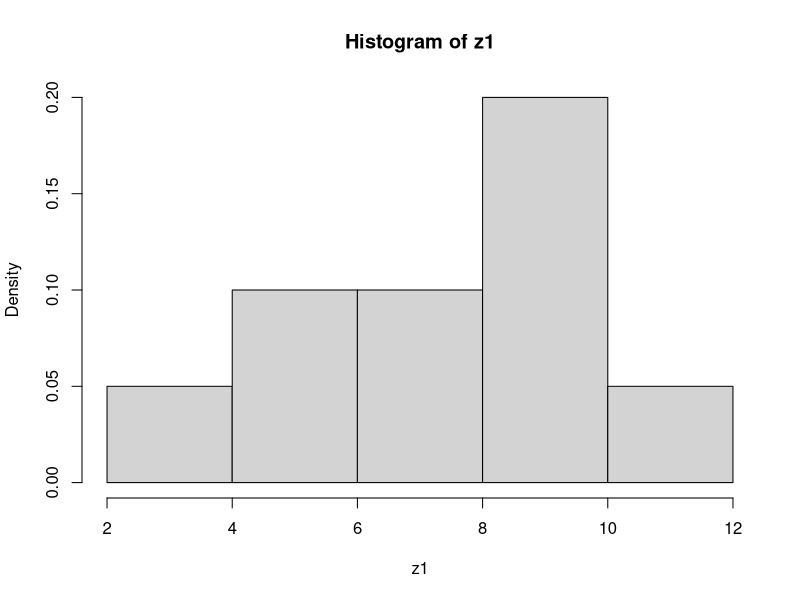
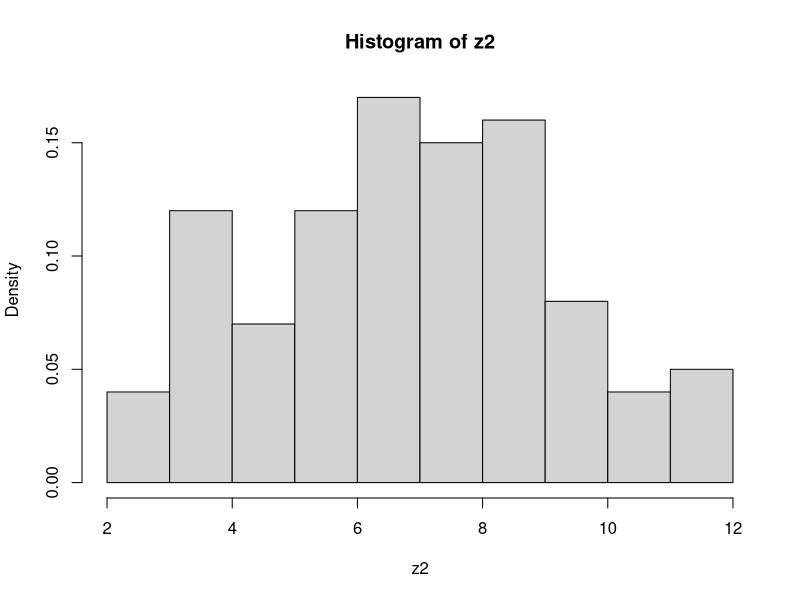
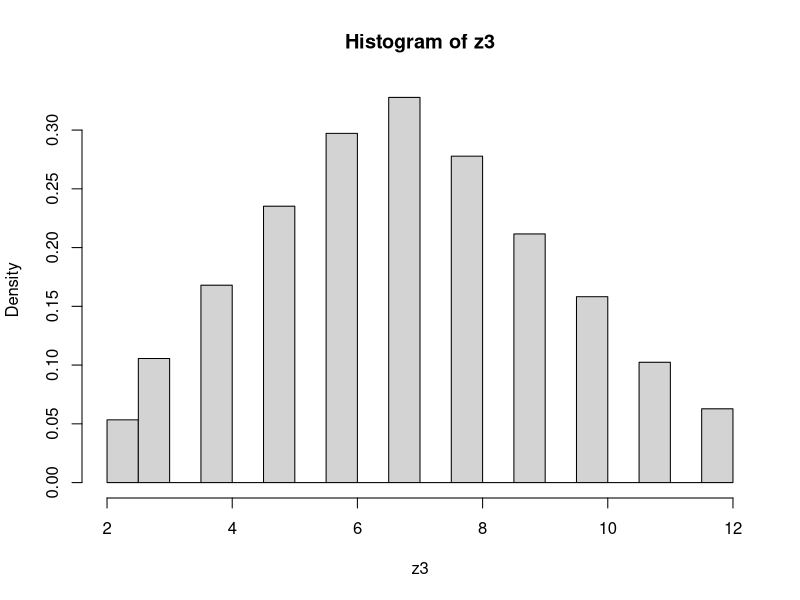
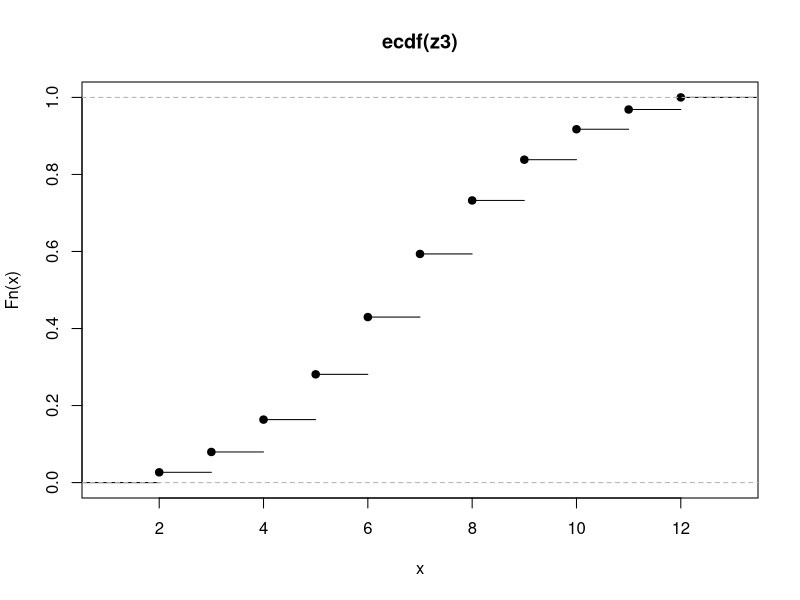
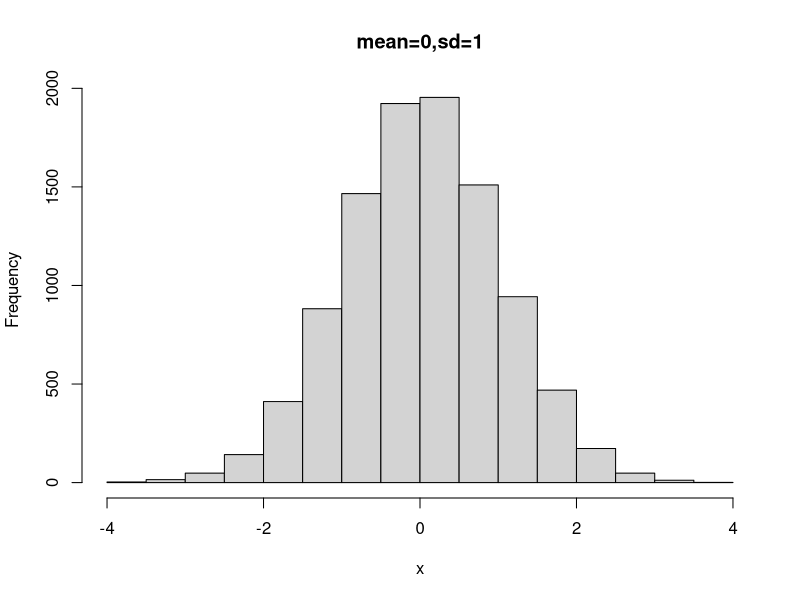
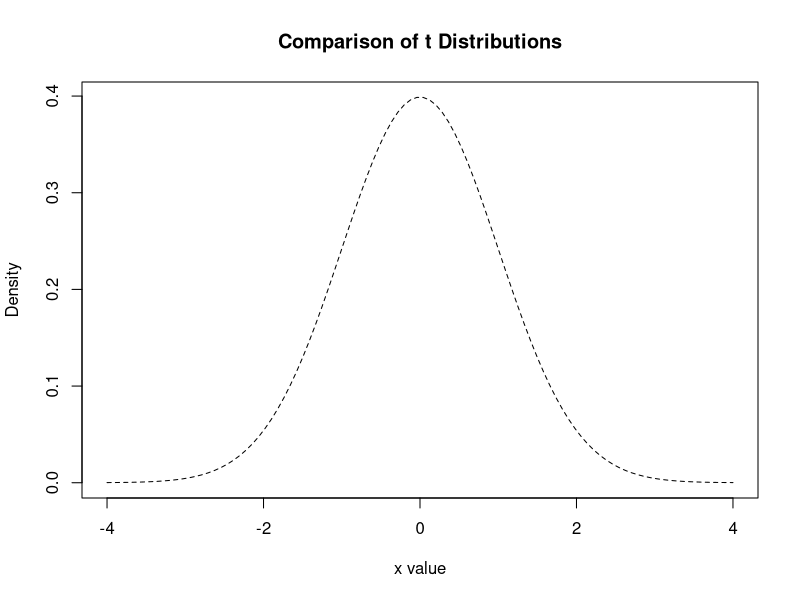
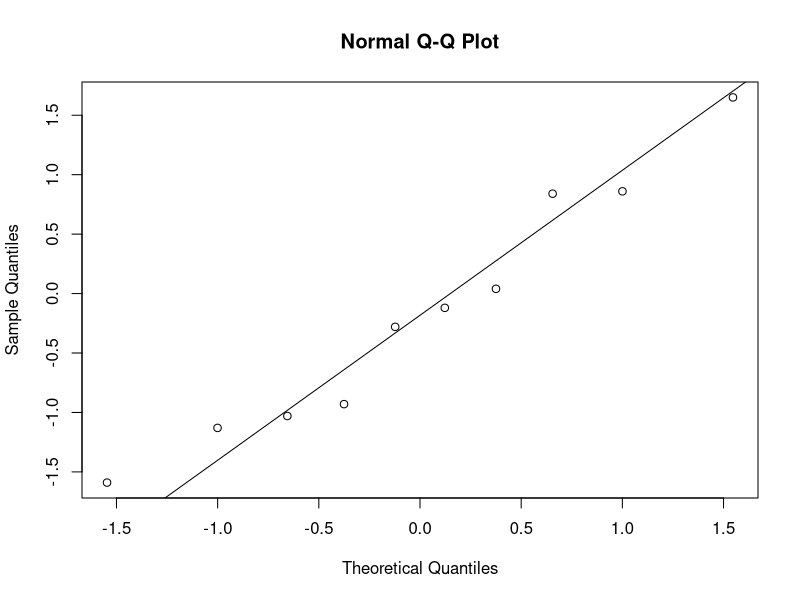

Here is the R script that generated these plots, in order:
dice=function(k){
  #n is numberof experiment
  x<<-sample(x=c(1,2,3,4,5,6),size=k,replace=T)
  y<<-sample(x=c(1,2,3,4,5,6),size=k,replace=T)
  m=x+y
  return(m)
}

#10 times rolled
z1=dice(10) 
hist(z1,freq=F)#freq=F look for the probabilty

#100 times rolled
z2=dice(100)
hist(z2,freq=F)

#10000 times rolled
z3=dice(10000)
hist(z3,freq=F)

# i could learn that more trial number, it gets more similar to normal dist.


#################################
#    working in lecture 6       #
#################################


#drawing emperical cdf
P = ecdf(z3) 
plot(P)

#plotting noraml dist.

x=rnorm(10000,0,sd=1)
hist(x,main="mean=0,sd=1")

### plotting 2nd version 

x <- seq(-4, 4, length=100)
hx <- dnorm(x)

degf <- c(1, 3, 8, 30)
colors <- c("red", "blue", "darkgreen", "gold", "black")
labels <- c("df=1", "df=3", "df=8", "df=30", "normal")

plot(x, hx, type="l", lty=2, xlab="x value",
     ylab="Density", main="Comparison of t Distributions")

#convert percentile mean=70 inch, sd=5 inch
z=(62-70)/5
pnorm(z)


#Jim and Mike height

Z_Mike=(67-70)/3.3
Z_Mike
pnorm(Z_Mike)

#pdf pi and cdf PI

1-pnorm(1,mean=3,sd=sqrt(5))

#qqplot data

y=sample(x=seq(-2,2,0.01),size=10,replace=T)
qqnorm(y)
qqline(y)


# hist and R script